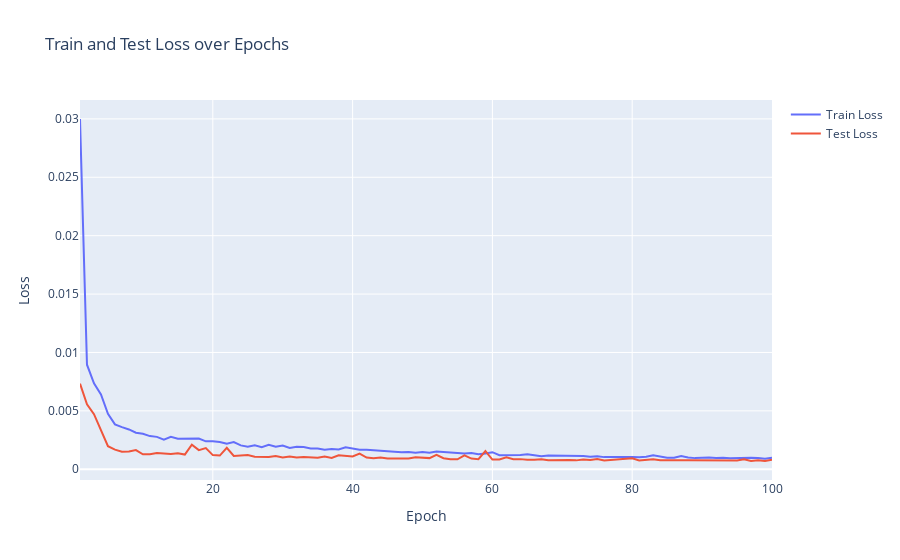

The notebook cell saved with this chart:
### Markdown cell above
# Evaluation

### Code cell
# Plotten der Verluste
epochs = list(range(1, num_epochs + 1))
fig = go.Figure()
fig.add_trace(go.Scatter(x=epochs, y=train_losses, mode='lines', name='Train Loss'))
fig.add_trace(go.Scatter(x=epochs, y=test_losses, mode='lines', name='Test Loss'))
fig.update_layout(title='Train and Test Loss over Epochs',
                   xaxis_title='Epoch',
                   yaxis_title='Loss')
fig.show()
